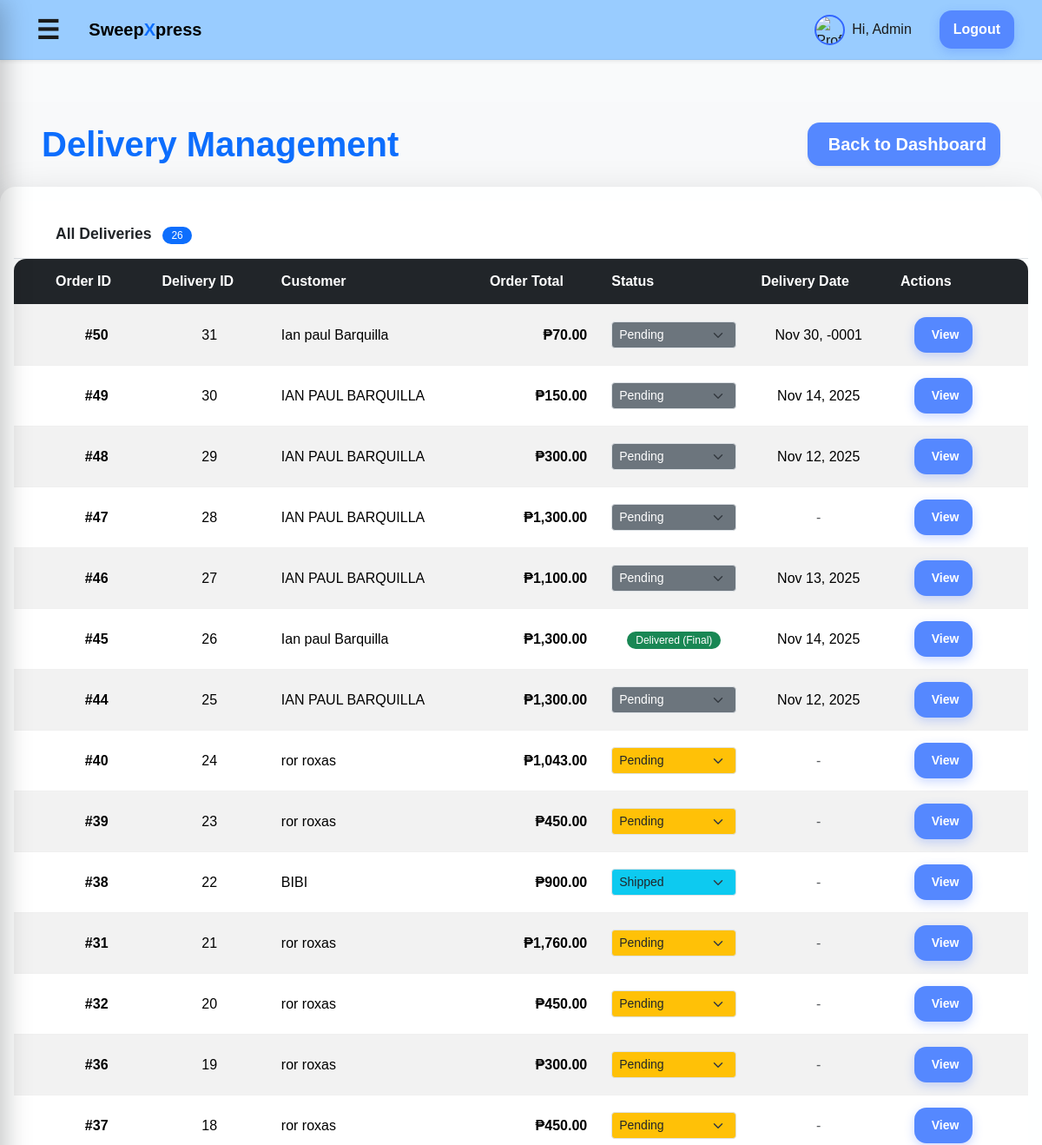
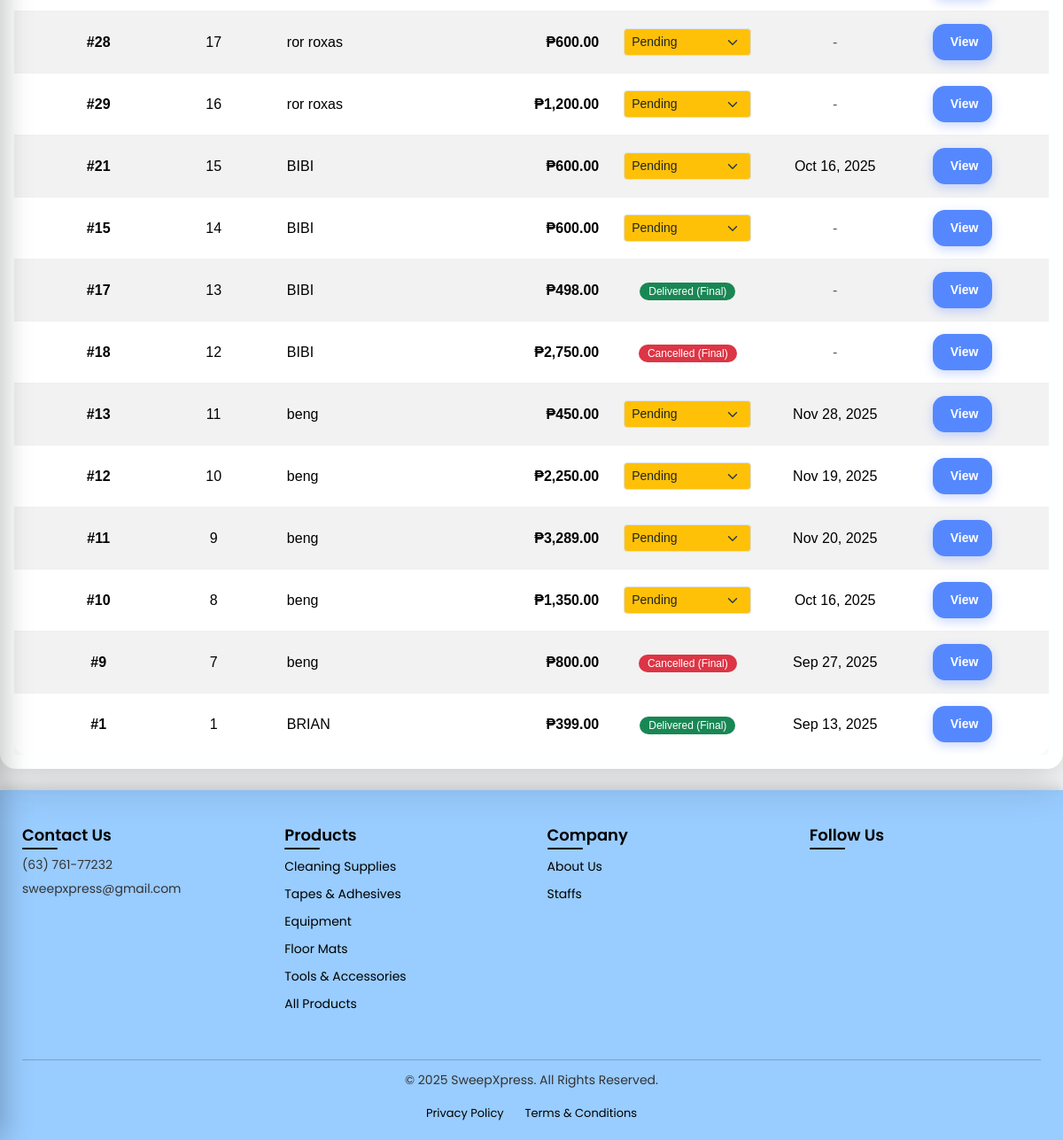
/admin/deliveries.php (signed in), run on the app's committed database (2 pictures, top to bottom).
### tables this page shows
CREATE TABLE `deliveries` (
  `id` int(11) NOT NULL,
  `order_id` int(11) NOT NULL,
  `customer_name` varchar(120) NOT NULL,
  `address` varchar(255) NOT NULL,
  `status` enum('pending','shipped','delivered','cancelled') DEFAULT 'pending',
  `delivery_date` date DEFAULT NULL,
  `created_at` timestamp NOT NULL DEFAULT current_timestamp()
);

CREATE TABLE `orders` (
  `id` int(11) NOT NULL,
  `user_id` int(11) DEFAULT NULL,
  `total` decimal(10,2) NOT NULL DEFAULT 0.00,
  `address` varchar(255) DEFAULT NULL,
  `status` enum('pending','preparing','delivered','completed','cancellation_requested','cancelled') NOT NULL DEFAULT 'pending',
  `created_at` timestamp NOT NULL DEFAULT current_timestamp(),
  `payment_method` varchar(50) NOT NULL DEFAULT 'COD',
  `payment_status` varchar(50) NOT NULL DEFAULT 'pending',
  `customer_name` varchar(120) DEFAULT NULL,
  `notes` text DEFAULT NULL,
  `cancellation_reason` text DEFAULT NULL,
  `admin_note` text DEFAULT NULL,
  `po_number` varchar(50) DEFAULT NULL,
  `payment_terms` varchar(100) DEFAULT NULL,
  `order_type` varchar(10) NOT NULL DEFAULT 'B2C'
);

### admin/deliveries.php (the view, shortened to what this page needs)
<?php
require_once __DIR__ . '/../includes/header.php';
$stmt = $pdo->query("
    SELECT d.*, o.total, o.created_at, o.status AS order_status
    FROM deliveries d
    LEFT JOIN orders o ON d.order_id = o.id
    ORDER BY d.created_at DESC
");
$deliveries = $stmt->fetchAll(PDO::FETCH_ASSOC);
?>
<div class="container-fluid min-vh-100 bg-light px-0 py-4">
    <div class="d-flex justify-content-between align-items-center mb-4 px-4 px-lg-5">
        <h1 class="display-6 fw-bold text-primary mb-0">Delivery Management</h1>
        <a href="dashboard.php" class="btn btn-secondary shadow-sm btn-lg">
            <i class="fas fa-arrow-left me-2"></i> Back to Dashboard
        </a>
    </div>
    <?php if ($deliveries): ?>
        <div class="card shadow-lg border-0 w-100">
            <div class="card-header bg-white border-bottom py-3 px-4 px-lg-5">
                <h3 class="mb-0 text-dark">
                    All Deliveries <span class="badge bg-primary text-white rounded-pill ms-2"><?php echo count($deliveries); ?></span>
                </h3>
            </div>
            <div class="card-body p-0">
                <div class="table-responsive">
                    <table class="table table-striped table-hover align-middle mb-0">
                        <thead class="table-dark text-center">
                            <tr>
                                <th class="ps-4 ps-lg-5">Order ID</th>
                                <th>Delivery ID</th>
                                <th>Customer</th>
                                <th>Order Total</th>
                                <th>Status</th>
                                <th>Delivery Date</th>
                                <th class="pe-4 pe-lg-5">Actions</th>
                            </tr>
                        </thead>
                        <tbody>
                            <?php foreach ($deliveries as $d): ?>
                                <?php
                                    $statusClass = match($d['status']) {
                                        'pending'   => 'bg-warning text-dark',
                                        'shipped'   => 'bg-info text-dark',
                                        'delivered' => 'bg-success text-white',
                                        'cancelled' => 'bg-danger text-white',
                                        default     => 'bg-secondary text-white'
                                    };
                                    $is_final = ($d['order_status'] === 'delivered' || $d['order_status'] === 'cancelled');
                                ?>
                                <tr>
                                    <td class="fw-bold text-center ps-4 ps-lg-5">#<?php echo htmlspecialchars($d['order_id']); ?></td>
                                    <td class="text-center"><?php echo htmlspecialchars($d['id']); ?></td>
                                    <td><?php echo htmlspecialchars($d['customer_name']); ?></td>
                                    <td class="fw-semibold text-end">₱<?php echo number_format($d['total'], 2); ?></td>
                                    <td class="text-center">
                                        <?php if ($is_final): ?>
                                            <span class="badge <?php echo $statusClass; ?>">
                                                <?php echo ucfirst($d['status']); ?> (Final)
                                            </span>
                                        <?php else: ?>
                                            <form method="post" class="d-inline">
                                                <select name="status" class="form-select form-select-sm <?php echo $statusClass; ?>" onchange="this.form.submit()">
                                                    <?php foreach (['pending','shipped','delivered','cancelled'] as $s): ?>
                                                        <option value="<?php echo $s; ?>" <?php if($d['status'] === $s) echo 'selected'; ?>>
                                                            <?php echo ucfirst($s); ?>
                                                        </option>
                                                    <?php endforeach; ?>
                                                </select>
                                            </form>
                                        <?php endif; ?>
                                    </td>
                                    <td class="text-center">
                                        <?php echo $d['delivery_date'] ? htmlspecialchars(date('M j, Y', strtotime($d['delivery_date']))) : '<span class="text-muted">-</span>'; ?>
                                    </td>
                                    <td class="text-center pe-4 pe-lg-5">
                                        <a href="order_details.php?id=<?php echo $d['order_id']; ?>" class="btn btn-sm btn-outline-primary">
                                            <i class="fas fa-eye me-1"></i> View
                                        </a>
                                    </td>
                                </tr>
                            <?php endforeach; ?>
                        </tbody>
                    </table>
                </div>
            </div>
        </div>
    <?php else: ?>
        <div class="alert alert-info mx-4 mx-lg-5"> No deliveries yet.</div>
    <?php endif; ?>
</div>
<?php require_once __DIR__ . '/../includes/footer.php'; ?>

### assets/style.css (style rules this page uses)
* { box-sizing: border-box; -webkit-font-smoothing: antialiased; }
body { margin: 0; font-family: -apple-system, BlinkMacSystemFont, "Segoe UI", Roboto, Inter, Arial, sans-serif; background: #f5f7fa; color: #1a1a1a; line-height: 1.5; }
nav a.btn, .btn { background: #5588ff !important; color: #fff !important; padding: 10px 16px; border-radius: 14px; font-weight: 600; text-decoration: none; border: none; cursor: pointer; box-shadow: 0 4px 12px rgba(51,102,255,0.25); transition: transform 0.1s, opacity 0.2s; }
.btn-secondary { background: #5588ff !important; color: #fff !important; box-shadow: 0 4px 12px rgba(51,102,255,0.25); }
.card { background:#feffff; border-radius:18px; padding:16px; box-shadow:0 6px 20px rgba(0,0,0,.06); display:flex; flex-direction:column; justify-content:space-between; height:100%; transition:transform .15s,box-shadow .15s; }
.card h3 { margin:12px 0 6px; font-size:1.1rem; font-weight:600; flex-grow:0; }
input, textarea, select { width: 100%; padding: 12px 14px; border: 1px solid #e5e7eb; border-radius: 12px; font-size: 1rem; transition: border 0.2s, box-shadow 0.2s; }
.table { width: 100%; border-collapse: collapse; background: #fff; border-radius: 14px; overflow: hidden; box-shadow: 0 6px 18px rgba(0,0,0,0.05); }
.table th, .table td { padding: 14px; border-bottom: 1px solid #f0f0f0; text-align: left; }
.table tr:last-child td { border-bottom: none; }
.badge { background: rgba(85, 136, 255, 0.15); color: #3366ff; padding: 4px 10px; border-radius: 999px; font-size: 12px; font-weight: 500; }
body { background: #f9fafb; font-family: Arial, sans-serif; }

### data on the page
deliveries: order "50", id "31", customer_name "Ian paul Barquilla", order.total "70.00", status "Pending", delivery_date "Nov 30, -0001"
deliveries: order "49", id "30", customer_name "IAN PAUL BARQUILLA", order.total "150.00", status "Pending", delivery_date "Nov 14, 2025"
deliveries: order "48", id "29", customer_name "IAN PAUL BARQUILLA", order.total "300.00", status "Pending", delivery_date "Nov 12, 2025"
deliveries: order "47", id "28", customer_name "IAN PAUL BARQUILLA", order.total "1,300.00", status "Pending"
deliveries: order "46", id "27", customer_name "IAN PAUL BARQUILLA", order.total "1,100.00", status "Pending", delivery_date "Nov 13, 2025"
deliveries: order "45", id "26", customer_name "Ian paul Barquilla", order.total "1,300.00", status "Delivered", delivery_date "Nov 14, 2025"
deliveries: order "44", id "25", customer_name "IAN PAUL BARQUILLA", order.total "1,300.00", status "Pending", delivery_date "Nov 12, 2025"
deliveries: order "40", id "24", customer_name "ror roxas", order.total "1,043.00", status "Pending"
deliveries: order "39", id "23", customer_name "ror roxas", order.total "450.00", status "Pending"
deliveries: order "38", id "22", customer_name "BIBI", order.total "900.00", status "Shipped"
deliveries: order "31", id "21", customer_name "ror roxas", order.total "1,760.00", status "Pending"
deliveries: order "32", id "20", customer_name "ror roxas", order.total "450.00", status "Pending"
deliveries: order "36", id "19", customer_name "ror roxas", order.total "300.00", status "Pending"
deliveries: order "37", id "18", customer_name "ror roxas", order.total "450.00", status "Pending"
deliveries: order "28", id "17", customer_name "ror roxas", order.total "600.00", status "Pending"
deliveries: order "29", id "16", customer_name "ror roxas", order.total "1,200.00", status "Pending"
deliveries: order "21", id "15", customer_name "BIBI", order.total "600.00", status "Pending", delivery_date "Oct 16, 2025"
deliveries: order "15", id "14", customer_name "BIBI", order.total "600.00", status "Pending"
deliveries: order "17", id "13", customer_name "BIBI", order.total "498.00", status "Delivered"
deliveries: order "18", id "12", customer_name "BIBI", order.total "2,750.00", status "Cancelled"
deliveries: order "13", id "11", customer_name "beng", order.total "450.00", status "Pending", delivery_date "Nov 28, 2025"
deliveries: order "12", id "10", customer_name "beng", order.total "2,250.00", status "Pending", delivery_date "Nov 19, 2025"
deliveries: order "11", id "9", customer_name "beng", order.total "3,289.00", status "Pending", delivery_date "Nov 20, 2025"
deliveries: order "10", id "8", customer_name "beng", order.total "1,350.00", status "Pending", delivery_date "Oct 16, 2025"
deliveries: order "9", id "7", customer_name "beng", order.total "800.00", status "Cancelled", delivery_date "Sep 27, 2025"
deliveries: order "1", id "1", customer_name "BRIAN", order.total "399.00", status "Delivered", delivery_date "Sep 13, 2025"

### other printed values
$displayName "Admin"
count($deliveries) "26"
